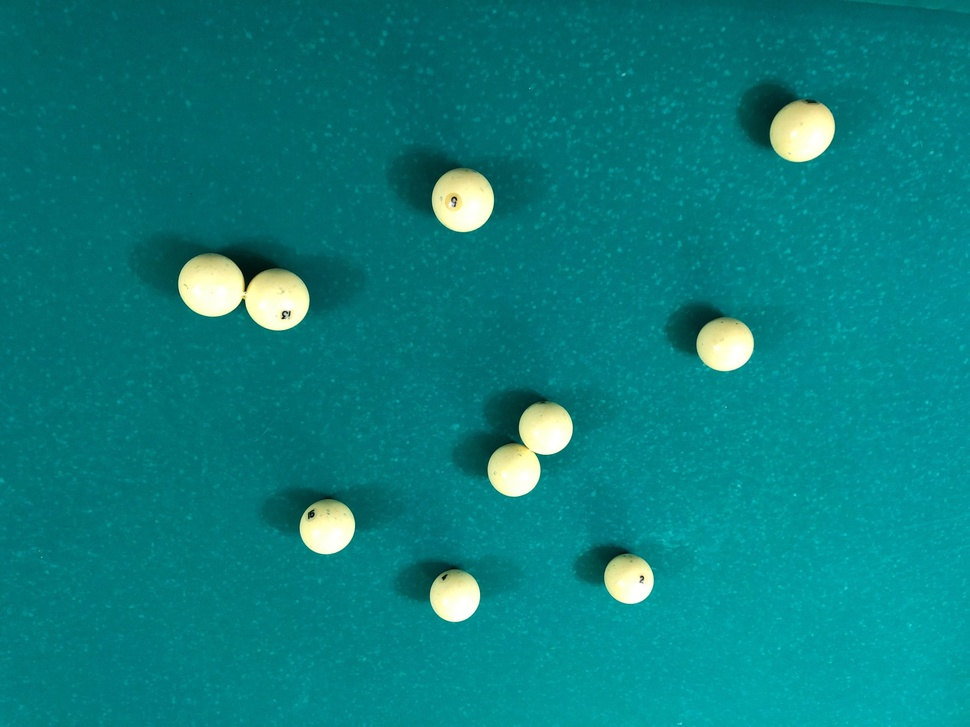
#> input picture balls_count/whiteballssample.jpg, 970 x 727 px, shrunk from 2016 x 1512 before the run
$ jupyter execute solution.ipynb   (shell and % lines are left out)
#> lines starting #> are read from the running program, lines starting #| are printed output that depends on the picture; after the words box and inside, x2 and y2 are one past the last pixel; in counts of white or black regions, pixels touching at a corner belong together; long printed decimals are rounded
[cell 1]
import cv2
import matplotlib.pyplot as plt
import numpy as np

Загружаем картинку

[cell 2]
img_path = 'whiteballssample.jpg'
img = cv2.imread(img_path)
#> img is the input picture: shape (727, 970, 3); mean B, G, R 127.7, 127.5, 10.3

[cell 3]
plt.imshow(img)

Конвертируем в grayscale

[cell 4]
img = cv2.cvtColor(img, cv2.COLOR_BGR2RGB)

[cell 5]
plt.imshow(img)

[cell 6]
gray = cv2.cvtColor(img, cv2.COLOR_RGB2GRAY)
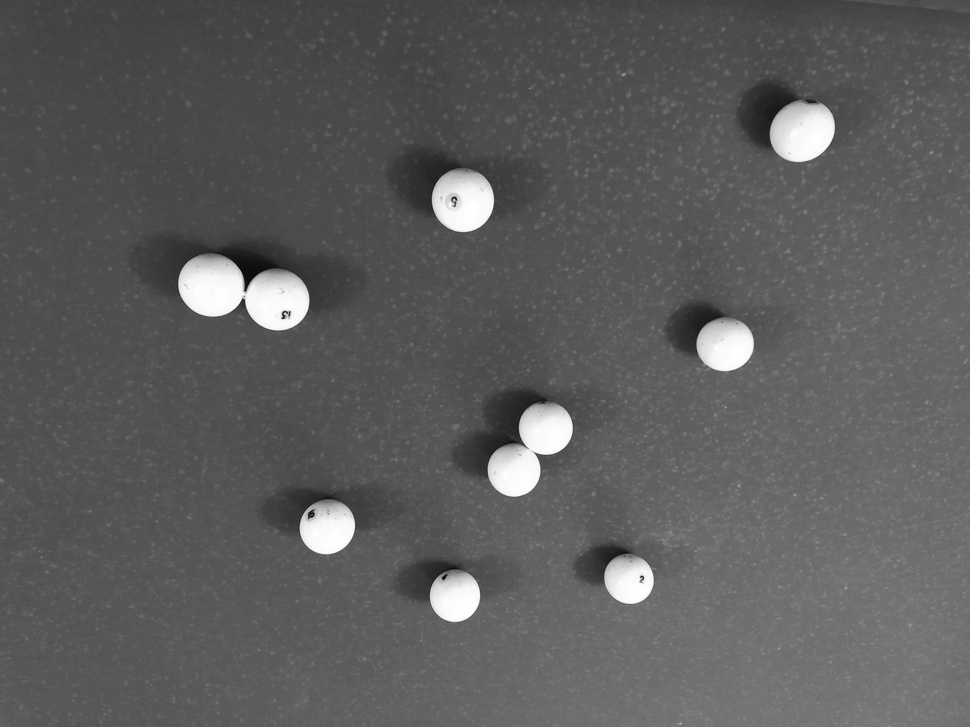
#> gray: shape (727, 970); min 4, max 255, mean 92.5

[cell 7]
plt.imshow(gray)

Бинаризуем изображение

[cell 8]
ret, thresh = cv2.threshold(gray, 150, 255, cv2.THRESH_BINARY)
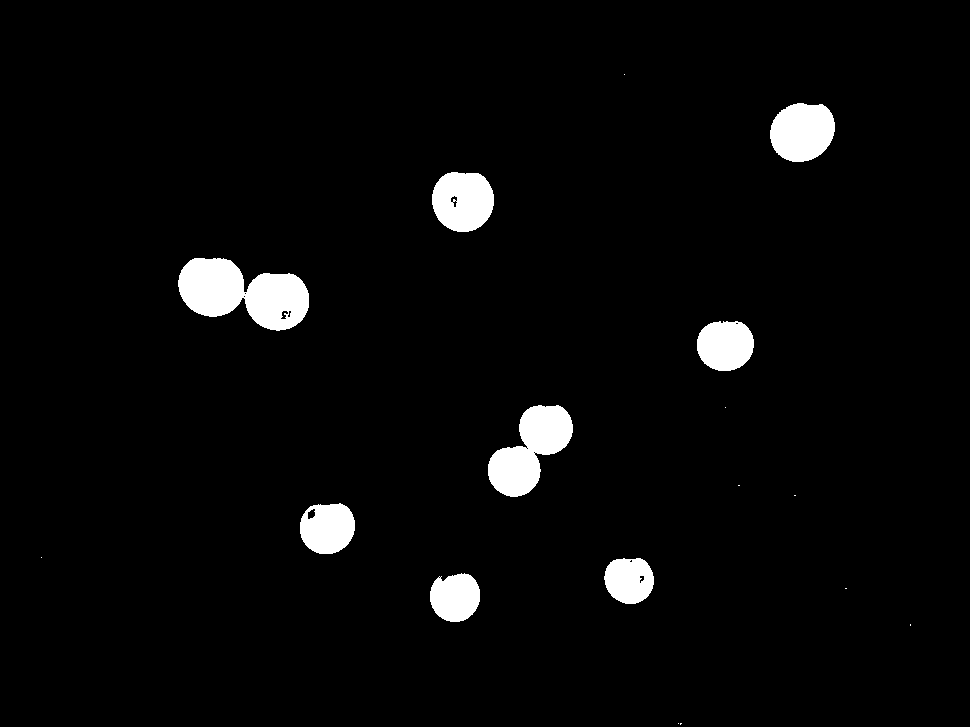
#> thresh: shape (727, 970); 3.5% white; 17 white regions (9 under 20 px), largest, box (x1, y1, x2, y2) and area: (178, 258, 309, 331) 6114, (488, 405, 573, 497) 4293, (770, 103, 835, 162) 3038

[cell 9]
plt.imshow(thresh)

Применяем морфологические операции

[cell 10]
kernel = np.ones((5,5),np.uint8)
morh_img = cv2.morphologyEx(thresh, cv2.MORPH_OPEN, kernel)
#> morh_img: shape (727, 970); 3.5% white; 9 white regions, largest, box (x1, y1, x2, y2) and area: (488, 406, 573, 497) 4280, (178, 258, 244, 317) 3157, (770, 103, 835, 162) 3034

[cell 11]
plt.imshow(morh_img)

[cell 12]
kernel = np.ones((3, 3),np.uint8)
erosion = cv2.erode(morh_img, kernel, iterations = 5)
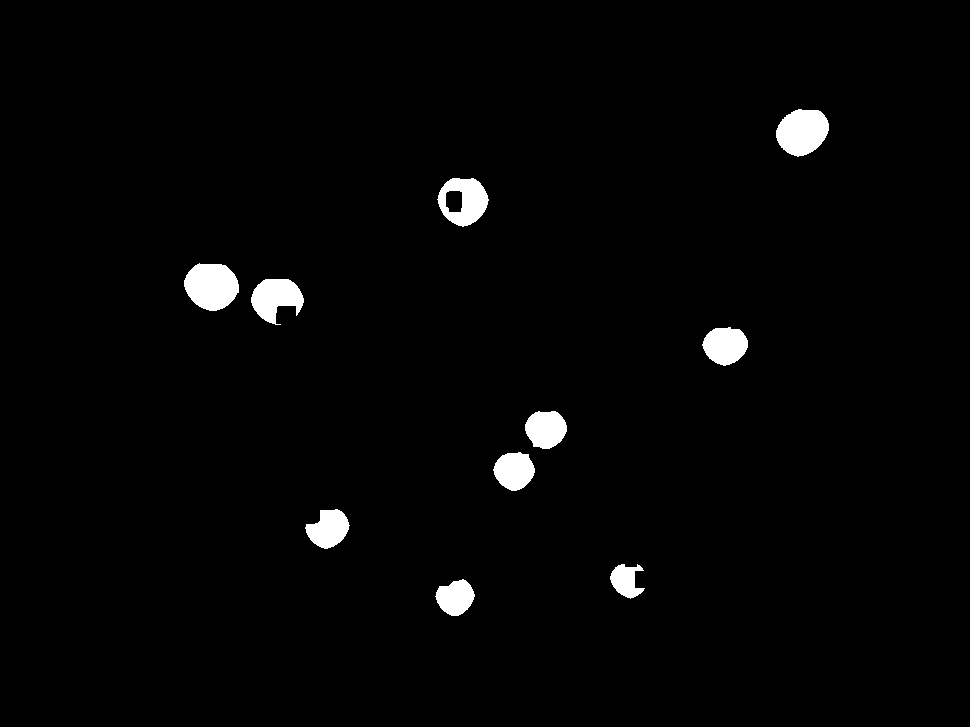
#> erosion: shape (727, 970); 2% white; 10 white regions
plt.imshow(erosion)

Ищем контуры кругов на изображении

[cell 13]
contours, hierarchy = cv2.findContours(erosion, cv2.RETR_EXTERNAL, cv2.CHAIN_APPROX_SIMPLE)
#> contours = 10 contours; largest, box (x1, y1, x2, y2) and area: (184, 263, 239, 311) 1940, (776, 109, 829, 157) 1826, (437, 178, 489, 227) 1811, (251, 279, 304, 325) 1472, (702, 327, 748, 366) 1266

[cell 14]
tmp_img = np.zeros_like(erosion, dtype=np.uint8)
cv2.drawContours(tmp_img, contours, -1, 255, cv2.FILLED)
#> tmp_img: shape (727, 970); 2% white; 10 white regions, largest, box (x1, y1, x2, y2) and area: (184, 263, 239, 311) 2012, (776, 109, 829, 157) 1898, (437, 178, 489, 227) 1880
plt.imshow(tmp_img)

Считаем количество шаров

[cell 15]
print(f"Количество шаров на картинке: {len(contours)}")
#| Количество шаров на картинке: 10

Ищем радиус шаров и рисуем на отдельном изображении полученные шары

[cell 16]
circles_radiuses = []
tmp_img = np.zeros_like(erosion, dtype=np.int8)
for c in contours:
    ((x, y), r) = cv2.minEnclosingCircle(c)
    cv2.circle(tmp_img, (int(x), int(y)), int(r),255, 2)
    circles_radiuses.append(r)
#> this loop made 10 passes
#> (x, y, r) on passes 1 to 10: (454.5, 595.8, 19.54), (628, 579.7, 18.38), (327, 526.5, 22.05), (513.9, 469.3, 20.86), (545.4, 429, 21), (724.6, 343.5, 22.66), (277, 299.5, 26.12), (211, 286, 27.66), (462.5, 200.5, 25.54), (802.1, 130.2, 26.94)
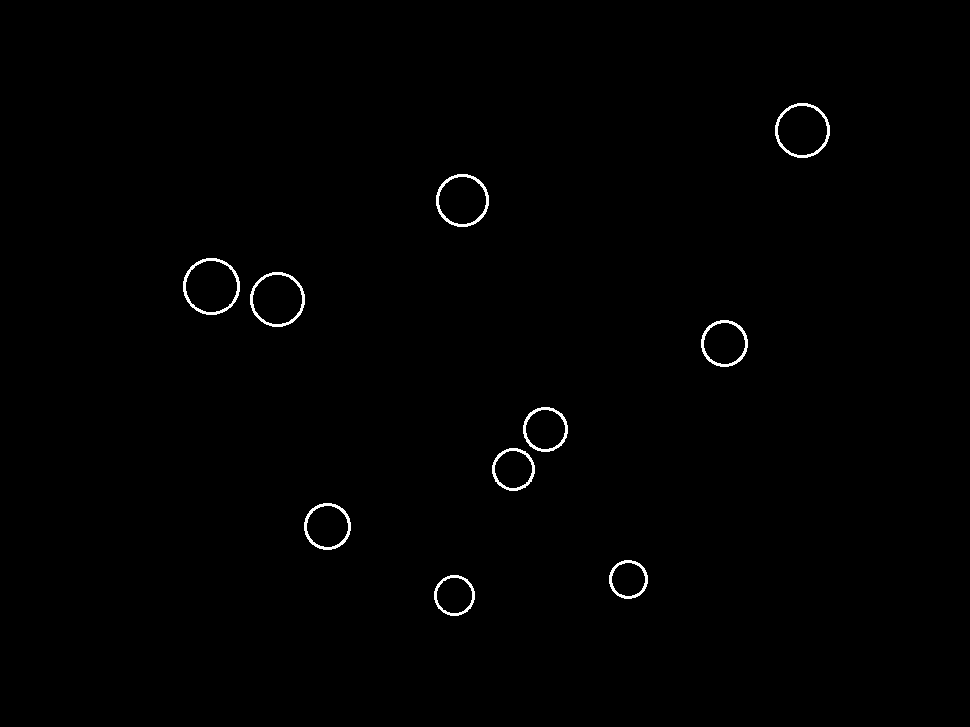
#> tmp_img: shape (727, 970) int8; values 0 (black) and 127 (white), 0.61% white; 10 white regions, largest, box (x1, y1, x2, y2) and area: (183, 258, 240, 315) 512, (436, 174, 489, 227) 488, (775, 103, 830, 158) 486
#> after the loop, circles_radiuses = [19.54, 18.38, 22.05, 20.86, 21, 22.66, 26.12, 27.66, 25.54, 26.94]

print(f"Средний радиус шаров: {np.mean(circles_radiuses)}")
#| Средний радиус шаров: 23.076
print(f"Дисперсия: {np.var(circles_radiuses)}")
#| Дисперсия: 9.622
